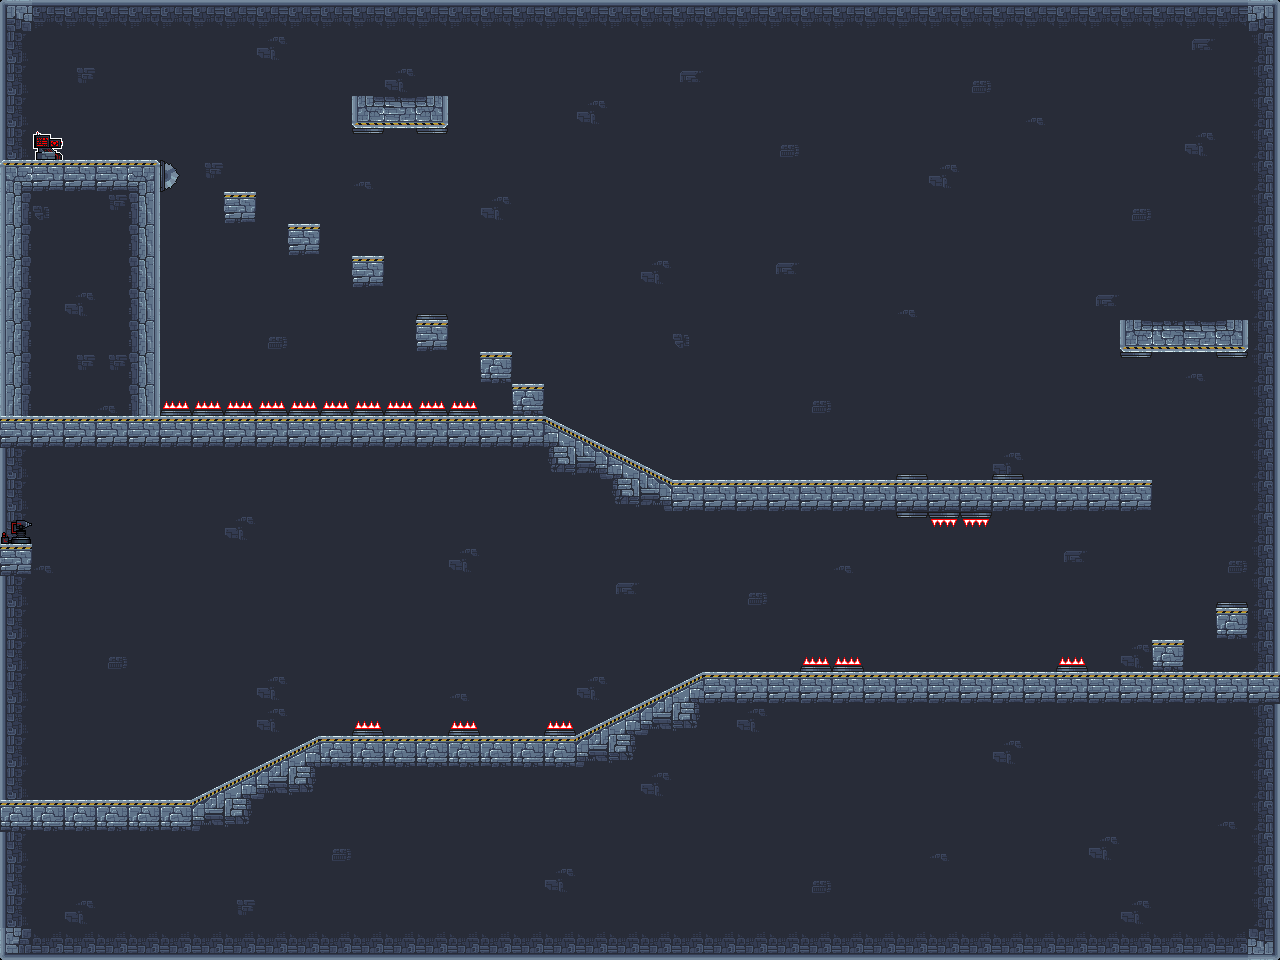

A level layout from a 2D game, rendered from its tile map. Below: a short description, then the map file with tile-grid data replaced by summaries:
An orthogonal 40x30 tile map with 32x32 px tiles, 6 tile layers (backg, collides, pewpew, lvlend, ...) and 1 object (Player).

<map version="1.10" tiledversion="1.10.1" orientation="orthogonal" renderorder="right-down" width="40" height="30" tilewidth="32" tileheight="32" infinite="0" nextlayerid="8" nextobjectid="2">
 <tileset firstgid="1" source="level_tileset.tsx" />
 <layer id="1" name="backg" width="40" height="30">
  <data>[1200 cells, 1200 non-empty, 12 distinct tile ids]</data>
 </layer>
 <layer id="2" name="collides" width="40" height="30">
  <data>[1200 cells, 130 non-empty, 17 distinct tile ids]</data>
 </layer>
 <layer id="7" name="pewpew" width="40" height="30">
  <data>[1200 cells, 1 non-empty, 1 distinct tile ids]</data>
 </layer>
 <layer id="5" name="lvlend" width="40" height="30">
  <data>[1200 cells, 1 non-empty, 1 distinct tile ids]</data>
 </layer>
 <layer id="3" name="spikes" width="40" height="30">
  <data>[1200 cells, 21 non-empty, 4 distinct tile ids]</data>
 </layer>
 <layer id="6" name="Gswitch" width="40" height="30">
  <data>[1200 cells, 9 non-empty, 1 distinct tile ids]</data>
 </layer>
 <objectgroup id="4" name="entities">
  <object id="1" name="Player" x="47.0925" y="791.433">
   <point />
  </object>
 </objectgroup>
</map>
